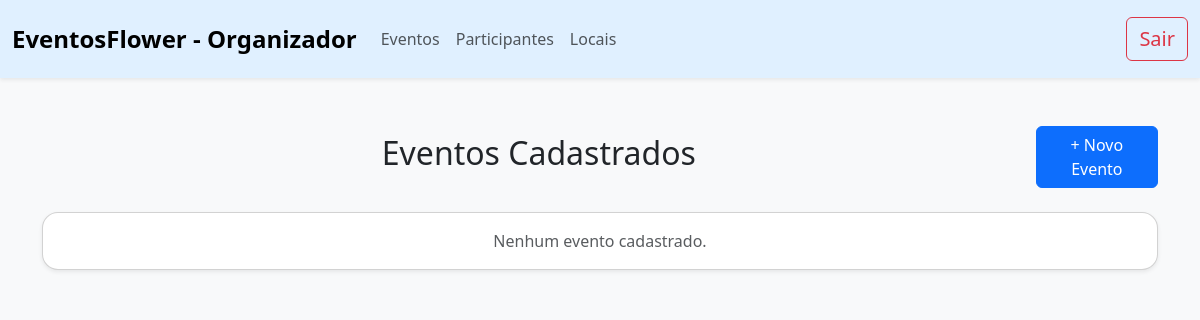
The app's page /listarEventos, older data.
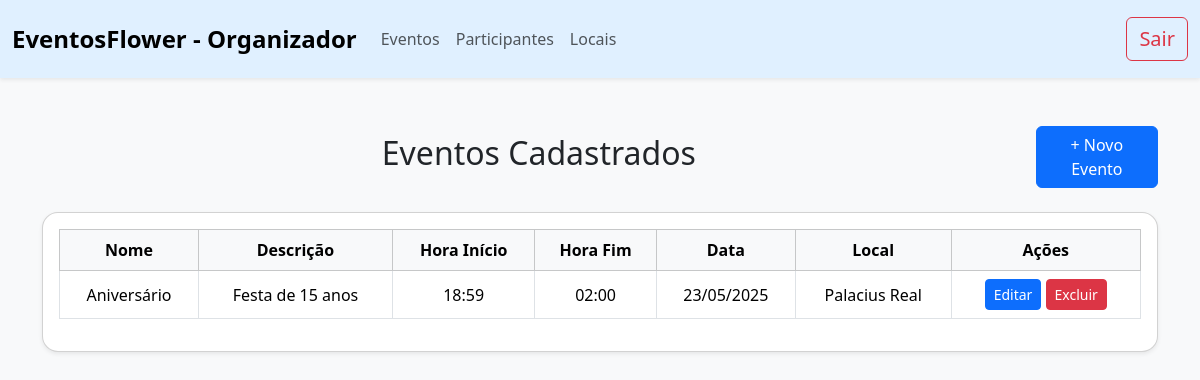
The same page, newer data.
### SGE/models.py (models this page shows)
class Evento(models.Model):
        nome = models.CharField(max_length=255)
        descricao = models.TextField(max_length=80)
        data = models.DateField()
        horaInicio = models.TimeField()
        horaFim = models.TimeField()
        local = models.CharField(max_length=100)

### SGE/views.py (the view)
# urls.py: path('listarEventos', listarEventos, name='listarEventos'),
def listarEventos(request):
    eventos = Evento.objects.all()
    return render(request, 'listarEventos.html', {'eventos': eventos})

### SGE/templates/listarEventos.html (shortened to what this page needs)
{% load static %}
<!DOCTYPE html>
<html lang="pt-br">
<head>
    <link href="https://cdn.jsdelivr.net/npm/bootstrap@5.3.3/dist/css/bootstrap.min.css" rel="stylesheet">
</head>
<body class="bg-light">
<nav class="navbar navbar-expand-lg shadow-sm py-3" style="background-color: #e0f0ff;" >
    <div class="container-fluid justify-content-between">
        <a class="navbar-brand fs-4 fw-bold" href="{% url 'inicio' %}">
             EventosFlower - Organizador
        </a>
        <div class="collapse navbar-collapse justify-content-between" id="navbarNavDropdown">
            <ul class="navbar-nav">
                <li class="nav-item">
                    <a class="nav-link" href="{% url 'listarEventos' %}">
                         Eventos
                    </a>
                </li>
                <li class="nav-item">
                    <a class="nav-link" href="{% url 'listarParticipante' %}">
                         Participantes
                    </a>
                </li>
                <li class="nav-item">
                    <a class="nav-link" href="{% url 'listarLocal' %}">
                         Locais
                    </a>
                </li>
            </ul>
            <ul class="navbar-nav">
                <li class="nav-item">
                    <a class="btn btn-outline-danger fs-5" href="{% url 'logout' %}">
                         Sair
                    </a>
                </li>
            </ul>
        </div>
    </div>
</nav>
    <div class="container mt-5">
        <div class="d-flex justify-content-between align-items-center mb-4">
            <h2 class="text-center w-100 text">Eventos Cadastrados</h2>
            <a href="{% url 'cadEvento' %}" class="btn btn-primary">+ Novo Evento</a>
        </div>
        <div class="card shadow-sm rounded-4">
            <div class="card-body">
                {% if eventos %}
                <div class="table-responsive">
                    <table class="table table-bordered table-hover text-center align-middle">
                        <thead class="table-light">
                            <tr>
                                <th>Nome</th>
                                <th>Descrição</th>
                                <th>Hora Início</th>
                                <th>Hora Fim</th>
                                <th>Data</th>
                                <th>Local</th>
                                <th>Ações</th>
                            </tr>
                        </thead>
                        <tbody>
                            {% for evento in eventos %}
                            <tr>
                                <td>{{ evento.nome }}</td>
                                <td>{{ evento.descricao }}</td>
                                <td>{{ evento.horaInicio }}</td>
                                <td>{{ evento.horaFim }}</td>
                                <td>{{ evento.data|date:"d/m/Y" }}</td>
                                <td>{{ evento.local }}</td>
                                <td>
                                    <a href="{% url 'editarEvento' evento.id %}" class="btn btn-sm btn-primary">Editar</a>
                                    <a href="{% url 'excluirEvento' evento.id %}" class="btn btn-sm btn-danger" onclick="return confirm('Tem certeza que deseja excluir?')">Excluir</a>
                                </td>
                            </tr>
                            {% endfor %}
                        </tbody>
                    </table>
                </div>
                {% else %}
                <p class="text-center text-muted m-0">Nenhum evento cadastrado.</p>
                {% endif %}
            </div>
        </div>
    </div>
</body>
</html>

Row changes from the older to the newer data that the page shows:
added Evento: nome "Aniversário", descricao "Festa de 15 anos", horaInicio "18:59", horaFim "02:00", data "23/05/2025", local "Palacius Real"
Text that changed along with them:
text no longer shown: "Nenhum evento cadastrado."
text now shown: "Nome Descrição Hora Início Hora Fim Data Local Ações"
